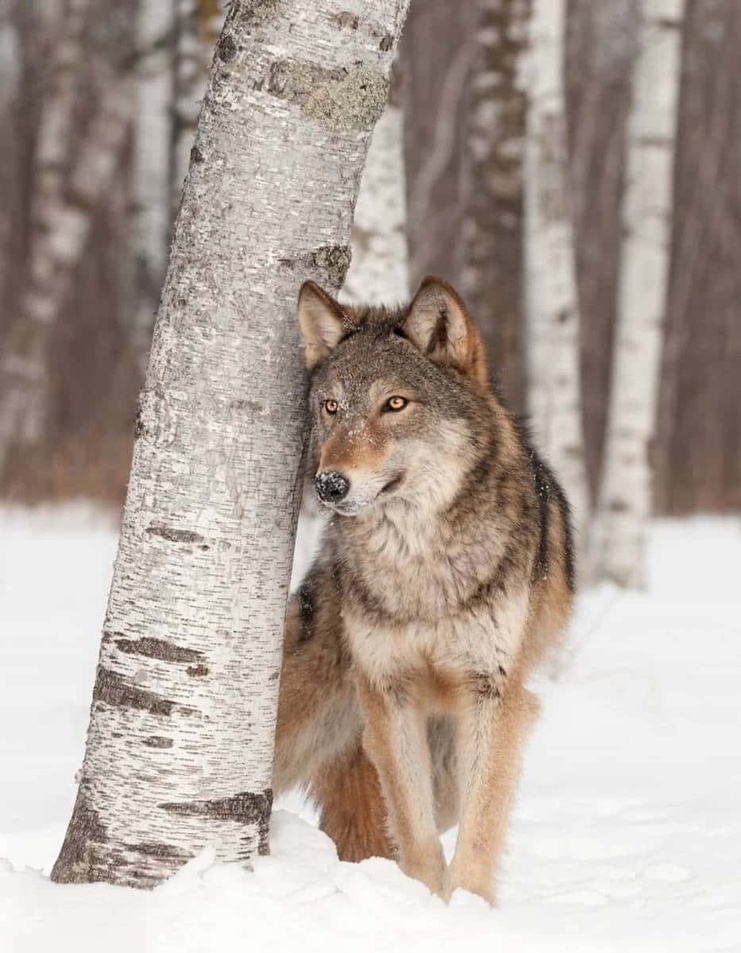
#> input picture lostplaceallfiles/wolfas.jpg, 741 x 953 px, shrunk from 933 x 1200 before the run, found by its file name
$ python 4uzduotistrec.py
#> lines starting #> are read from the running program, lines starting #| are printed output that depends on the picture
from PIL import Image


def koreguoti_nuotrauka(nuotrauka, r_korekcija, g_korekcija, b_korekcija):
#> called with r_korekcija = 20, g_korekcija = -10, b_korekcija = 90
    img = Image.open(nuotrauka)
#> img is the input picture: PIL image 741x953 RGB; mean R, G, B 177.3, 165, 156.4
    width, height = img.size
#> width = 741; height = 953
    for x in range(width):
        for y in range(height):
            r, g, b = img.getpixel((x, y))
            r = max(0, min(r + r_korekcija, 255))
            g = max(0, min(g + g_korekcija, 255))
            b = max(0, min(b + b_korekcija, 255))
            img.putpixel((x, y), (r, g, b))
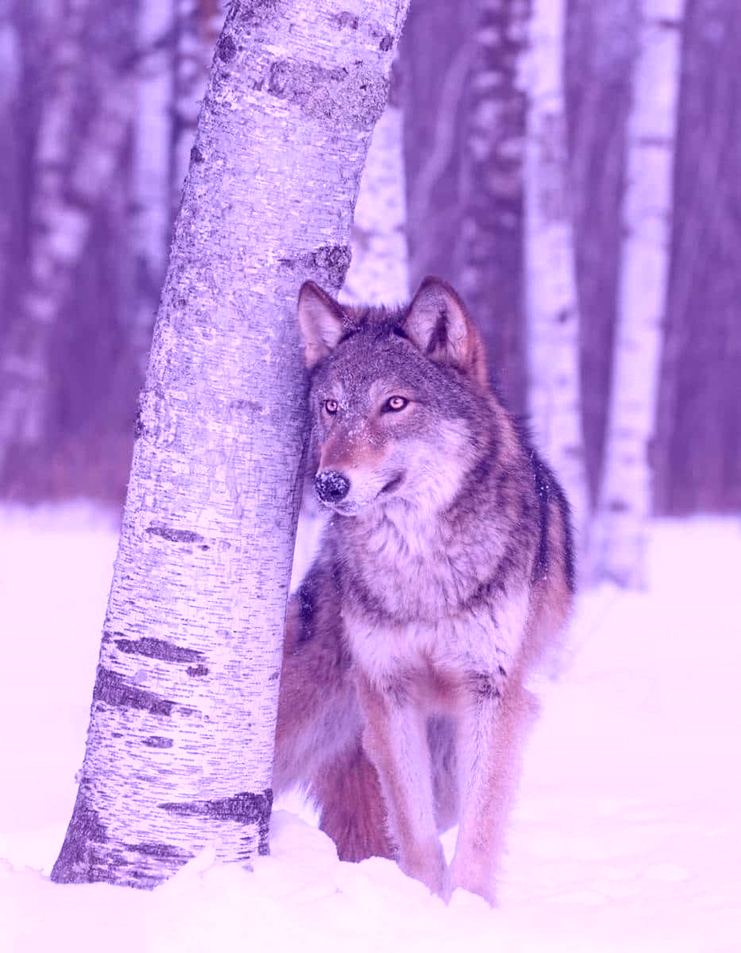
#> img: PIL image 741x953 RGB; mean R, G, B 195.6, 155, 223.1
    img.save("pakeista_nuotrauka.jpg")


nuotrauka = "/Users/giedriuspranevicius/mainbase/treciadienis/wolfas.jpg"
r_korekcija = 20
g_korekcija = -10
b_korekcija = 90

koreguoti_nuotrauka(nuotrauka, r_korekcija, g_korekcija, b_korekcija)
